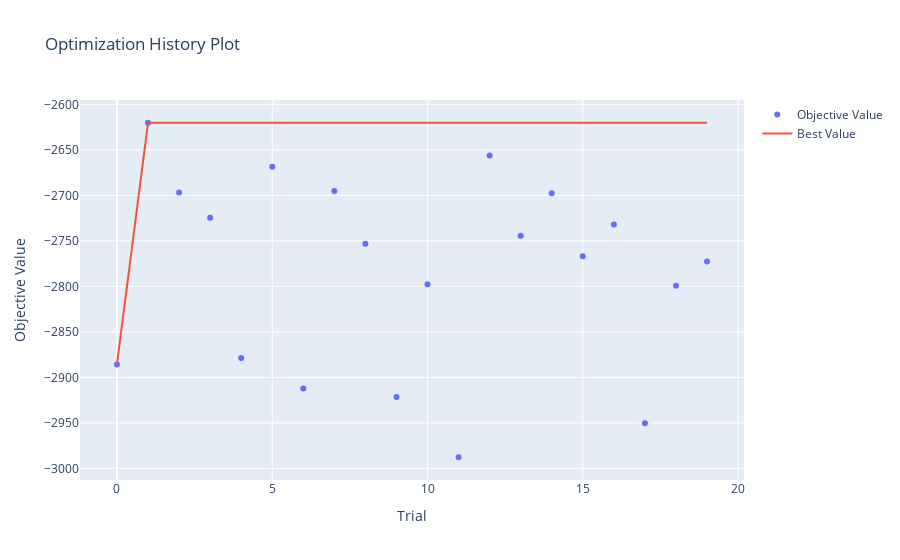
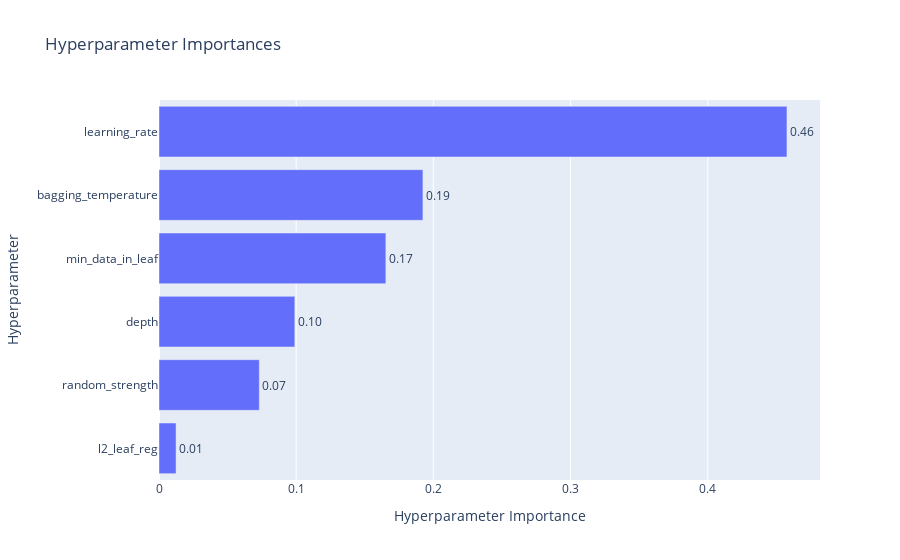

These figures' notebook cell, in order:
### Code cell
fig1 = optuna.visualization.plot_optimization_history(study)
fig1.show()
    
fig2 = optuna.visualization.plot_param_importances(study)
fig2.show()
    
# Plot feature importance from the final model
# Get feature importance values
feature_importance = final_model.get_feature_importance()

# Get sorted indices
sorted_idx = np.argsort(feature_importance)

# Plot
plt.figure(figsize=(5, 7))
plt.barh(range(len(sorted_idx)), feature_importance[sorted_idx])

# Use feature names if X is a DataFrame
feature_names = X.columns if hasattr(X, 'columns') else np.array(range(X.shape[1]))
plt.yticks(range(len(sorted_idx)), feature_names[sorted_idx])

plt.title('CatBoost Feature Importance')
plt.tight_layout()
plt.show()

### Figure 1 — Plotly figure (JSON) as saved in the notebook; plotly's stock layout.template omitted (floating-point values rounded to 4 significant figures)
{"data": [{"mode": "markers", "name": "Objective Value", "type": "scatter", "x": [0, 1, 2, 3, 4, 5, 6, 7, 8, 9, 10, 11, 12, 13, 14, 15, 16, 17, 18, 19], "y": [-2886.0, -2620.0, -2697.0, -2725.0, -2879.0, -2669.0, -2912.0, -2695.0, -2753.0, -2921.0, -2798.0, -2988.0, -2656.0, -2744.0, -2698.0, -2767.0, -2732.0, -2950.0, -2799.0, -2773.0]}, {"mode": "lines", "name": "Best Value", "type": "scatter", "x": [0, 1, 2, 3, 4, 5, 6, 7, 8, 9, 10, 11, 12, 13, 14, 15, 16, 17, 18, 19], "y": [-2886.0, -2620.0, -2620.0, -2620.0, -2620.0, -2620.0, -2620.0, -2620.0, -2620.0, -2620.0, -2620.0, -2620.0, -2620.0, -2620.0, -2620.0, -2620.0, -2620.0, -2620.0, -2620.0, -2620.0]}, {"marker": {"color": "#cccccc"}, "mode": "markers", "name": "Infeasible Trial", "showlegend": false, "type": "scatter", "x": [], "y": []}], "layout": {"title": {"text": "Optimization History Plot"}, "xaxis": {"title": {"text": "Trial"}}, "yaxis": {"title": {"text": "Objective Value"}}}}

### Figure 2 — Plotly figure (JSON) as saved in the notebook; plotly's stock layout.template omitted (floating-point values rounded to 4 significant figures)
{"data": [{"cliponaxis": false, "hovertemplate": ["l2_leaf_reg (FloatDistribution): 0.012425799583815931<extra></extra>", "random_strength (FloatDistribution): 0.0731150244069925<extra></extra>", "depth (IntDistribution): 0.09900368078284365<extra></extra>", "min_data_in_leaf (IntDistribution): 0.16536625562969337<extra></extra>", "bagging_temperature (FloatDistribution): 0.1923784406056739<extra></extra>", "learning_rate (FloatDistribution): 0.45771079899098055<extra></extra>"], "name": "Objective Value", "orientation": "h", "text": ["0.01", "0.07", "0.10", "0.17", "0.19", "0.46"], "textposition": "outside", "type": "bar", "x": [0.01243, 0.07312, 0.099, 0.1654, 0.1924, 0.4577], "y": ["l2_leaf_reg", "random_strength", "depth", "min_data_in_leaf", "bagging_temperature", "learning_rate"]}], "layout": {"title": {"text": "Hyperparameter Importances"}, "xaxis": {"title": {"text": "Hyperparameter Importance"}}, "yaxis": {"title": {"text": "Hyperparameter"}}}}
